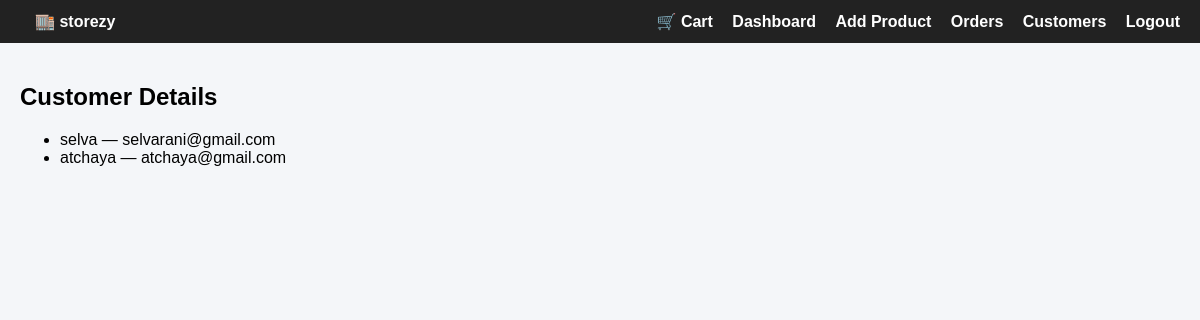
The app's page /seller/customers (signed in) with its own data.
### models.py (models this page shows)
class User(UserMixin, db.Model):
    __tablename__ = "users"
    id = db.Column(db.Integer, primary_key=True)
    name = db.Column(db.String(100))
    email = db.Column(db.String(120), unique=True)
    password = db.Column(db.String(200))
    role = db.Column(db.String(20))  # user / seller

### products/routes.py (the view)
@products_bp.route("/seller/customers")
@login_required
def seller_customers():
    if current_user.role.strip().lower() != "seller":
        flash("Access denied", "error")
        return redirect(url_for("products.home"))
    seller_products = Product.query.filter_by(seller_id=current_user.id).all()
    product_ids = [p.id for p in seller_products]
    orders = Order.query.filter(Order.product_id.in_(product_ids)).all()
    customers = {order.buyer for order in orders}
    return render_template("seller_customers.html", customers=customers)

### app.py (called while the page is built)
@login_manager.user_loader
def load_user(user_id):
    return User.query.get(int(user_id))

### templates/seller_customers.html
{% extends "base.html" %}
{% block content %}
<h2>Customer Details</h2>
<ul>
{% for customer in customers %}
    <li>{{ customer.name }} — {{ customer.email }}</li>
{% endfor %}
</ul>
{% endblock %}

### templates/base.html (style rules this page uses)
body { font-family: Arial, sans-serif; margin: 0; background-color: #f4f6f9; }

### records on screen
User: name "selva", email "selvarani@gmail.com"
User: name "atchaya", email "atchaya@gmail.com"
